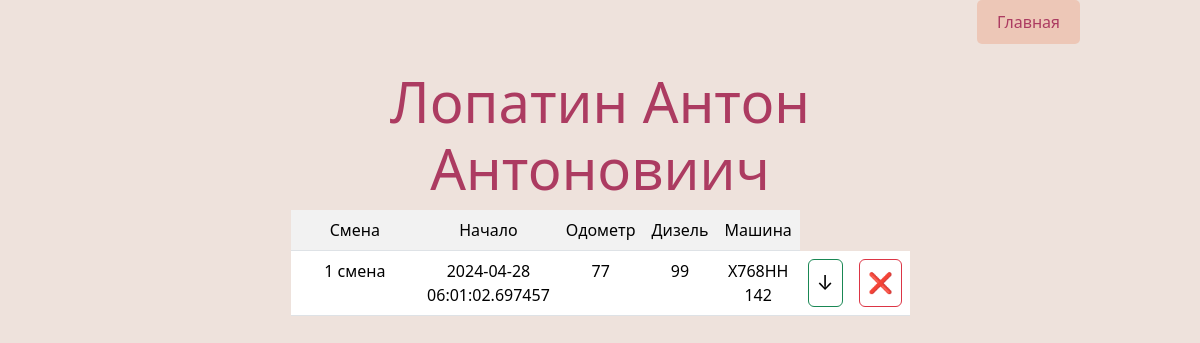
/user/2, run on the app's committed database.
### models.py (models this page shows, shortened)
class Workers(db.Model):
    __tablename__ = "Workers"
    id = db.Column(db.Integer, primary_key=True, autoincrement=True)
    last_name = db.Column(db.String(300), nullable=False)
    first_name = db.Column(db.String(300), nullable=False)
    surname = db.Column(db.String(300), nullable=False)
    tabel = db.Column(db.String(300), nullable=False)
    snils = db.Column(db.String(300), nullable=False)
    license_number = db.Column(db.String(300), nullable=False)
    license_date = db.Column(db.DateTime, nullable=False)
    key = db.Column(db.String(300), nullable=False)

class Shifts(db.Model):
    __tablename__ = "Shifts"
    id = db.Column(db.Integer, primary_key=True, autoincrement=True)
    type = db.Column(db.String(300), nullable=False)
    date_started = db.Column(db.DateTime, default=datetime.utcnow)
    date_ended = db.Column(db.DateTime,  nullable=True, default=None)
    odometer_start = db.Column(db.Integer, nullable=False)
    diesel_start = db.Column(db.Integer, nullable=False)
    odometer_end = db.Column(db.Integer, nullable=True, default=None)
    diesel_end = db.Column(db.Integer, nullable=True, default=None)
    refill = db.Column(db.Integer, nullable=True, default=None)
    employer_id = db.Column(db.Integer, db.ForeignKey('Workers.id'))
    vehicle_id = db.Column(db.Integer, db.ForeignKey('Vehicles.id'))

class Vehicles(db.Model):
    __tablename__ = "Vehicles"
    id = db.Column(db.Integer, primary_key=True, autoincrement=True)
    model = db.Column(db.String(300), nullable=False)
    plate = db.Column(db.String(300), nullable=False)

### routes.py (the view)
@app.route('/user/<key>', methods=['POST', 'GET'])
def worker_shifts(key):
    if request.method == 'POST':
        return redirect(url_for('new_shift', key=key))
    else:
        worker = Workers.query.filter_by(key=key).first()
        if worker is None:
            return render_template('error.html', Text="Такого пользователя нет.")
        else:
            shift = Shifts.query.filter(Shifts.employer_id == worker.id, Shifts.date_ended == None).first()
            if shift:
                car = Vehicles.query.filter(Vehicles.id == shift.vehicle_id).first()
            else:
                car = None
            return render_template('user.html', worker=worker, shift=shift, car=car)

### templates/user.html (shortened to what this page needs)
{% extends 'base.html' %}
{% block body %}
<div class="cover-container d-flex w-75 h-50 p-3 mx-auto flex-column justify-content-center">
    <h1 class="display-4">{{ worker.last_name }} {{ worker.first_name }} {{ worker.surname }}</h1>
    {% if shift %}
        <div class="mb-3 table-responsive">
            <table class="table table-Light table-striped">
                <tr class="table table-Light table-striped">
                        <td class="table table-Light table-striped">Смена</td>
                        <td class="table table-Light table-striped">Начало</td>
                        <td class="table table-Light table-striped">Одометр</td>
                        <td class="table table-Light table-striped">Дизель</td>
                        <td class="table table-Light table-striped">Машина</td>
                </tr>
                    <tr class="table table-Light table-striped">
                        <td class="table table-Light table-striped">{{ shift.type }}</td>
                        <td class="table table-Light table-striped">{{ shift.date_started }}</td>
                        <td class="table table-Light table-striped">{{ shift.odometer_start }}</td>
                        <td class="table table-Light table-striped">{{ shift.diesel_start }}</td>
                        <td class="table table-Light table-striped">{{ car.plate }}</td>
                        <td class="table table-Light table-striped">
                            <form method="POST" action="/download/{{ shift.id }}" id="downloadForm">
                                <button class="btn btn-success w-100 py-2" type="submit">↓</button>
                            </form>
                        </td>
                        <td class="table table-Light table-striped">
                            <form method="GET" action="/close/{{ shift.id }}">
                                <button class="btn btn-danger w-100 py-2" type="submit">❌</button>
                            </form>
                        </td>
                    </tr>
            </table>
        </div>
{% endif %}
</div>
{% endblock %}

### data on the page
Workers: last_name "Лопатин", first_name "Антон", surname "Антоновиич"
Shifts: type "1 смена", date_started "2024-04-28 06:01:02.697457", odometer_start "77", diesel_start "99"
Vehicles: plate "Х768НН 142"
